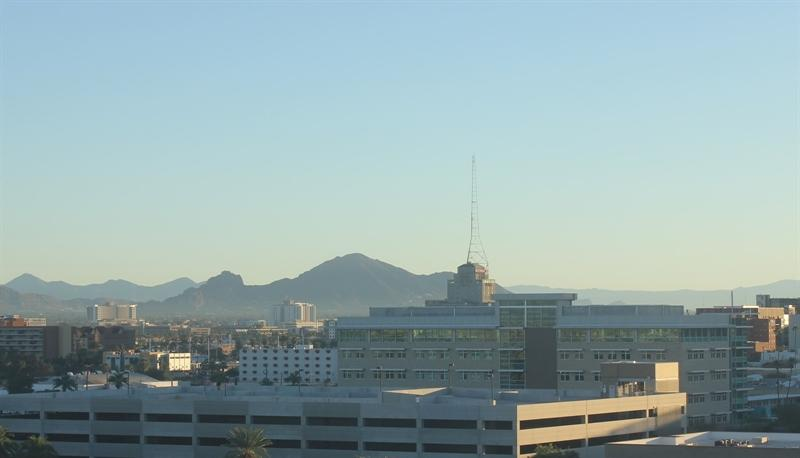
#> input picture JOBSHEET 4/dataset/images/training/day/20151101_142050.jpg, 800 x 458 px; its folder holds only this picture in this run
$ jupyter execute --allow-errors Tugas2.ipynb
#> lines starting #> are read from the running program, lines starting #| are printed output that depends on the picture
# **TUGAS 2**

Buatlah model klasifikasi dengan menggunakan SVM berdasarkan data pada Percobaan 5 dengan menggunakan fitur histogram.

## **Import Library**

[cell 1]
# Import Required Libraries
from pathlib import Path
import matplotlib.image as mpimg
import matplotlib.pyplot as plt
import cv2
import numpy as np
from sklearn import svm
from sklearn.model_selection import train_test_split
from sklearn.metrics import accuracy_score

## **Load Image**

[cell 2]
# Image directories
train_dir = "dataset/images/training/"
test_dir = "dataset/images/test/"

## **Membuat Daftar Path**

[cell 3]
def load_dataset(img_dir):
#> called with img_dir = 'dataset/images/training/'
    p = Path(img_dir)
    img_list = []

    for dir in p.iterdir():
        if dir.is_dir():
            label = dir.name
            for file in dir.glob('*.jpg'):
                try:
                    img = mpimg.imread(file)
#> img is the input picture: shape (458, 800, 3); mean R, G, B 147.2, 168.7, 170.2
                    if img is not None:
                        img_list.append((img, label))
                except Exception as e:
                    print(f"Error loading image {file}: {e}")

    return img_list

## **Load Data Training**

[cell 4]
train_img = load_dataset(train_dir)
#> train_img = 2 items

## **Load Data Test**

#> (a cell that did not finish here is left out)


## **Cek List**

[cell 6]
train_img[0]

## **Cek Random Ukuran Data**

[cell 7]
pick_random = np.random.randint(0, len(train_img))
#> pick_random = 0

print(f'Image {pick_random}')
#| Image 0
print(train_img[pick_random][0].shape)
#| (458, 800, 3)

## **Tampilkan Gambar**

[cell 8]
def random_img_viz(img_list):
    rand_num = np.random.randint(0, len(img_list))
#> rand_num = 1

    img = img_list[rand_num][0]
    label = img_list[rand_num][1]
#> label = 'night'
    label_str = 'day' if label == 1 else 'night'
#> label_str = 'night'

    plt.imshow(img)
    print(f'Shape\t: {img.shape}')
#| Shape	: (737, 1024, 3)
    print(f'Label\t: {label}')
#| Label	: night

## **Tampilkan Acak**

[cell 9]
random_img_viz(train_img)

## **Standarkan Ukuran Data**

[cell 10]
def standarized_input(image):
    # resize to w: 1100, h:600
    std_img = cv2.resize(image, (1100,600))

    return std_img

## **Encode**

[cell 11]
def label_encoder(label):
    # Encode the label
    # day as 1; night as 0
    num_val = 0

    if(label == 'day'):
        num_val = 1

    return num_val

## **Standarkan Ukuran & Encode**

[cell 12]
def preprocess(img_list):
    std_img_list = []

    for item in img_list:
        image = item[0]
        label = item[1]

        # Standarized the image
        std_img = standarized_input(image)

        # Create the label
        img_label = label_encoder(label)

        std_img_list.append((std_img, img_label))
#> this loop made 2 passes
#> (label, num_val in label_encoder, img_label) on passes 1 to 2: ('day', 1, 1), ('night', 0, 0)
#> pass 1, in standarized_input, `std_img = cv2.resize(image, (1100,600))`:
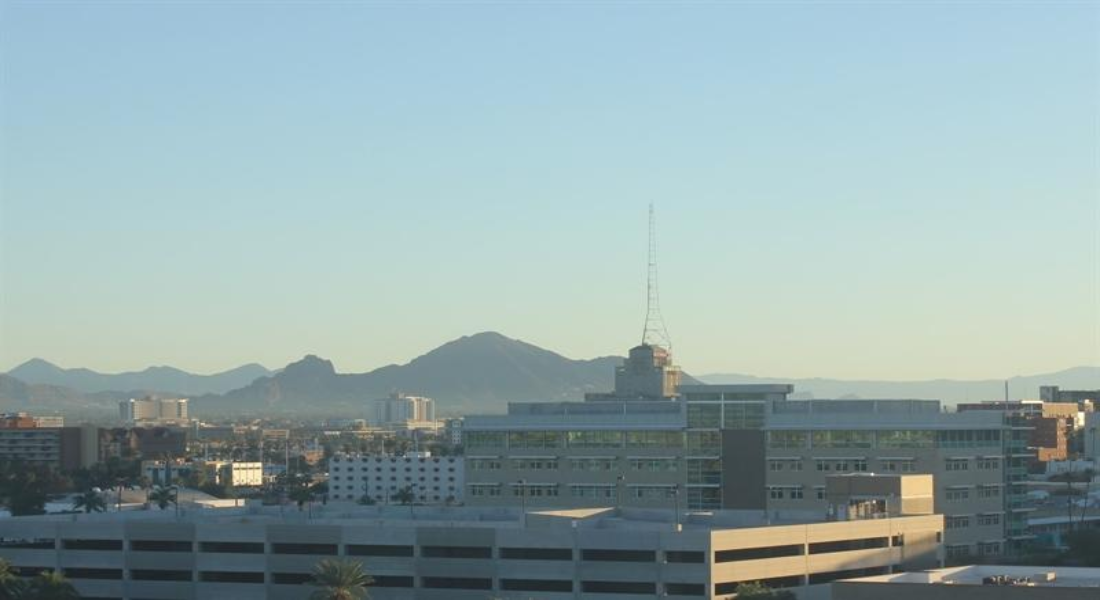
#> std_img: shape (600, 1100, 3); mean R, G, B 147.1, 168.7, 170.1
#> pass 2, in standarized_input (call 2), `std_img = cv2.resize(image, (1100,600))`:
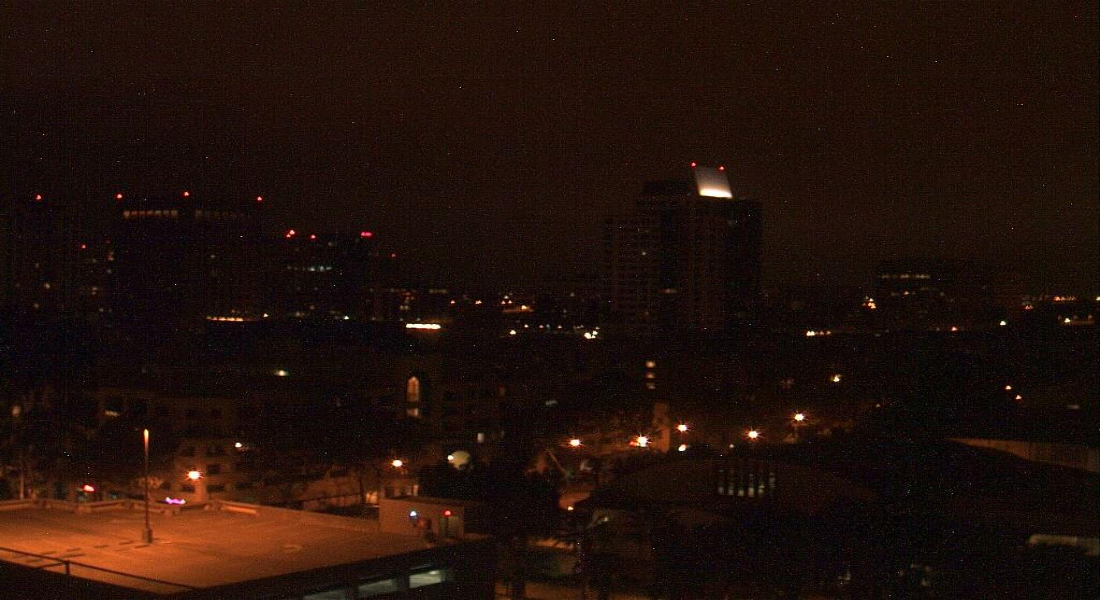
#> std_img: shape (600, 1100, 3); mean R, G, B 33.7, 16.6, 10.3
#> after the loop, std_img_list = 2 items

    return std_img_list

## **Pra Pengolahan Pada Data Training**

[cell 13]
train_std_img_list = preprocess(train_img)
#> train_std_img_list = 2 items

## **Pra Pengolahan Pada Data Test**

#> (a cell that did not finish here is left out)

## **Cek Random Ukuran Data**

[cell 15]
pick_random = np.random.randint(0, len(train_std_img_list))
#> pick_random = 1

print(f'Image {pick_random}')
#| Image 1
print(train_std_img_list[pick_random][0].shape)
#| (600, 1100, 3)

## **Tampilkan Acak**

[cell 16]
random_img_viz(train_std_img_list)
#| Shape	: (600, 1100, 3)
#| Label	: 1

## **Ekstraksi Fitur Histogram**

[cell 17]
def brightness_histogram(image):
    # Konversi gambar ke grayscale
    gray = cv2.cvtColor(image, cv2.COLOR_RGB2GRAY)

    # Hitung histogram grayscale
    hist = cv2.calcHist([gray], [0], None, [256], [0, 256])

    # Nilai rata-rata kecerahan
    avg_brightness = np.mean(gray)

    return hist, avg_brightness

## **Ekstraksi Fitur AVG Kecerahan**

[cell 18]
def extract_features(img_list):
    features = []
    labels = []

    for item in img_list:
        image = item[0]
        label = item[1]

        # Ekstraksi histogram dan rata-rata kecerahan
        _, avg_brightness = brightness_histogram(image)

        # Simpan nilai rata-rata kecerahan sebagai fitur
        features.append([avg_brightness])
        labels.append(label)
#> this loop made 2 passes
#> (label, avg_brightness) on passes 1 to 2: (1, 162.4), (0, 20.99)
#> pass 1, in brightness_histogram, `gray = cv2.cvtColor(image, cv2.COLOR_RGB2GRAY)`:
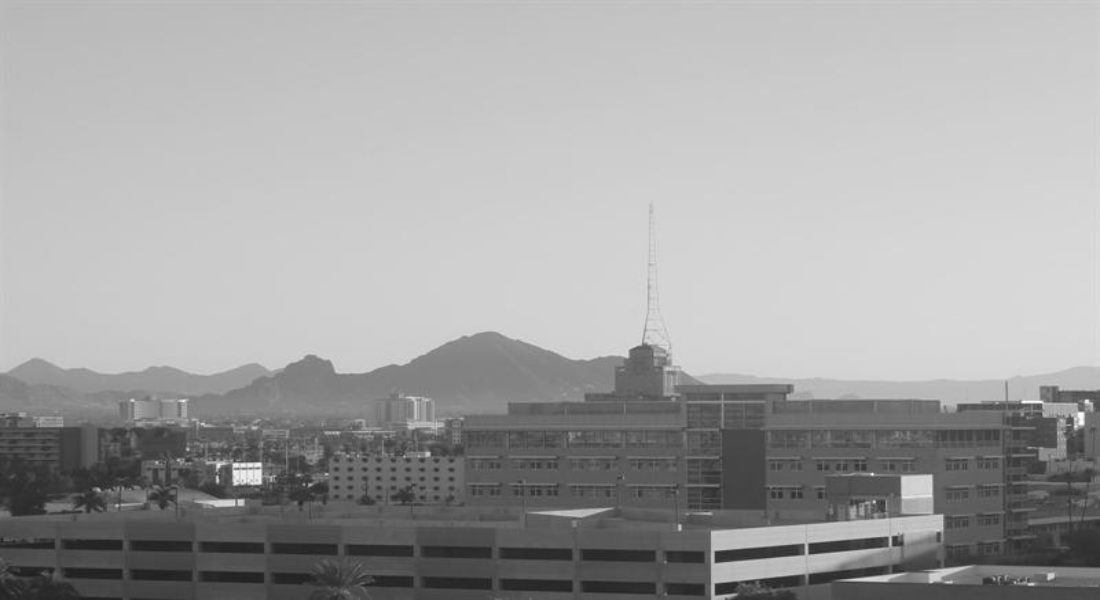
#> gray: shape (600, 1100); min 30, max 252, mean 162.4
#> pass 2, in brightness_histogram (call 2), `gray = cv2.cvtColor(image, cv2.COLOR_RGB2GRAY)`:
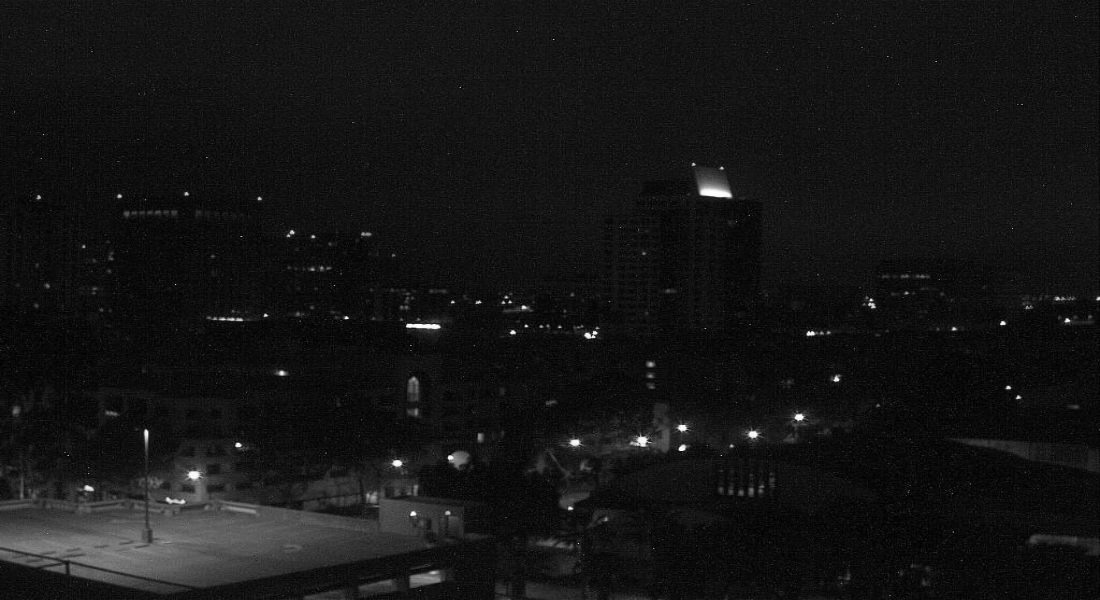
#> gray: shape (600, 1100); min 0, max 254, mean 21
#> after the loop, features = [[162.4], [20.99]]; labels = [1, 0]

    return np.array(features), np.array(labels)

## **Ekstraksi Fitur Data Training**

[cell 19]
train_features, train_labels = extract_features(train_std_img_list)
#> train_features = [162.4, 20.99]; train_labels = [1, 0]

## **Ekstraksi Fitur Data Test**

#> (a cell that did not finish here is left out)

## **Split Data**

[cell 21]
X_train, X_val, y_train, y_val = train_test_split(train_features, train_labels, test_size=0.2, random_state=42)
#> X_train = [162.4]; X_val = [20.99]; y_train = [1]; y_val = [0]

## **Cek Data**

[cell 22]
# Pengecekan gambar secara acak
def check_random_brightness(img_list):
    rand_num = np.random.randint(0, len(img_list))
#> rand_num = 1
    img = img_list[rand_num][0]
    label = img_list[rand_num][1]
#> label = 0

    # Konversi gambar ke RGB jika diperlukan
    img_rgb = cv2.cvtColor(img, cv2.COLOR_BGR2RGB)

    hist, avg_brightness = brightness_histogram(img_rgb)
#> in brightness_histogram (call 3), `gray = cv2.cvtColor(image, cv2.COLOR_RGB2GRAY)`:
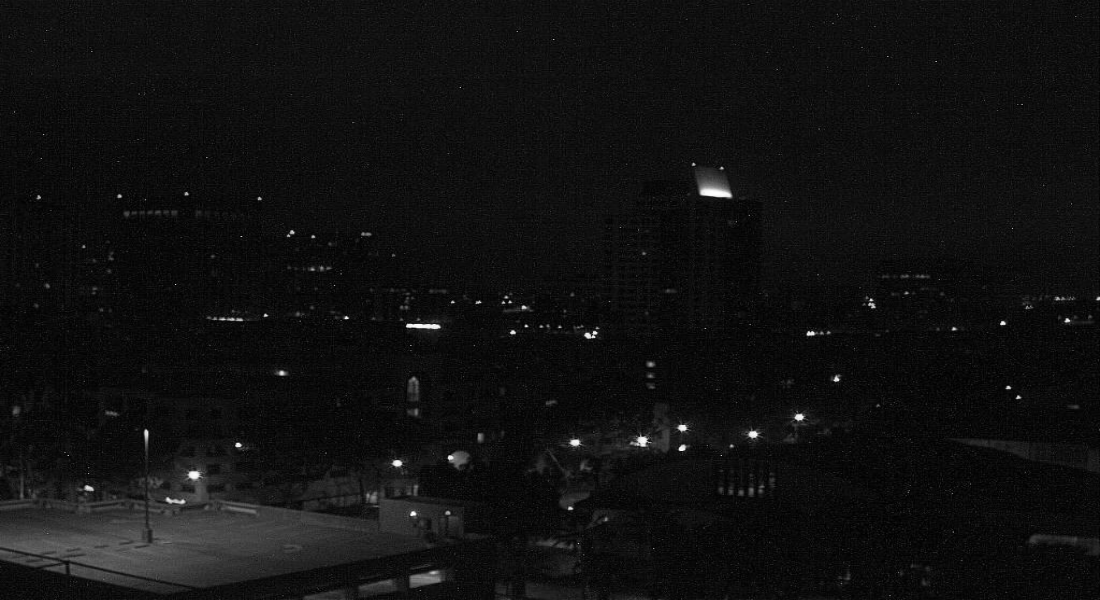
#> gray: shape (600, 1100); min 0, max 254, mean 16.7
#> in brightness_histogram (call 3), `hist = cv2.calcHist([gray], [0], None, [256], [0, 256])`: hist = 256 values, max 44525 at index 13, min 0 at index 255, mean 2578.1
#> in brightness_histogram (call 3), `avg_brightness = np.mean(gray)`: avg_brightness = 16.69
#> avg_brightness = 16.69

    # Tampilkan gambar
    plt.imshow(img_rgb)
    plt.title(f'Image {rand_num + 1}\nLabel: {"Day" if label == 1 else "Night"}\nAvg Brightness: {avg_brightness:.2f}')
    plt.show()

# Pengecekan pada gambar acak
check_random_brightness(train_std_img_list)
